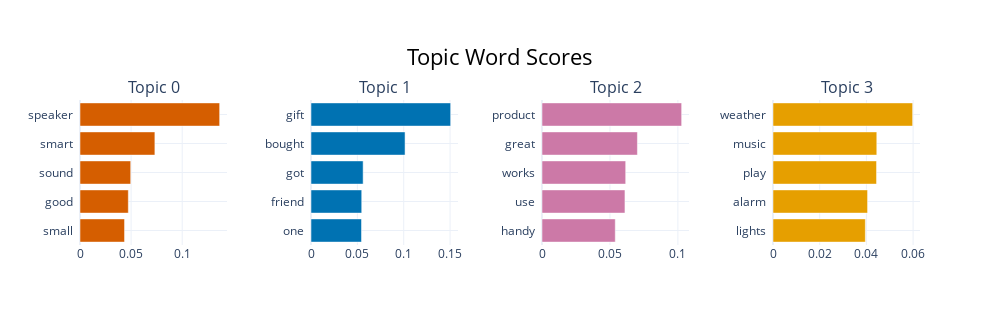

The notebook cell saved with this chart:
### Code cell
goog5_topic_model.visualize_barchart(top_n_topics=4)

### Figure 1 — Plotly figure (JSON) as saved in the notebook; plotly's stock layout.template omitted (floating-point values rounded to 4 significant figures)
{"data": [{"marker": {"color": "#D55E00"}, "orientation": "h", "type": "bar", "x": [0.04358, 0.04727, 0.04961, 0.07327, 0.1366], "xaxis": "x", "y": ["small  ", "good  ", "sound  ", "smart  ", "speaker  "], "yaxis": "y"}, {"marker": {"color": "#0072B2"}, "orientation": "h", "type": "bar", "x": [0.05446, 0.05471, 0.05624, 0.1015, 0.1506], "xaxis": "x2", "y": ["one  ", "friend  ", "got  ", "bought  ", "gift  "], "yaxis": "y2"}, {"marker": {"color": "#CC79A7"}, "orientation": "h", "type": "bar", "x": [0.05393, 0.06105, 0.06159, 0.07022, 0.1028], "xaxis": "x3", "y": ["handy  ", "use  ", "works  ", "great  ", "product  "], "yaxis": "y3"}, {"marker": {"color": "#E69F00"}, "orientation": "h", "type": "bar", "x": [0.03956, 0.04051, 0.04435, 0.04446, 0.05982], "xaxis": "x4", "y": ["lights  ", "alarm  ", "play  ", "music  ", "weather  "], "yaxis": "y4"}], "layout": {"annotations": [{"font": {"size": 16}, "showarrow": false, "text": "Topic 0", "x": 0.0875, "xanchor": "center", "xref": "paper", "y": 1, "yanchor": "bottom", "yref": "paper"}, {"font": {"size": 16}, "showarrow": false, "text": "Topic 1", "x": 0.3625, "xanchor": "center", "xref": "paper", "y": 1, "yanchor": "bottom", "yref": "paper"}, {"font": {"size": 16}, "showarrow": false, "text": "Topic 2", "x": 0.6375, "xanchor": "center", "xref": "paper", "y": 1, "yanchor": "bottom", "yref": "paper"}, {"font": {"size": 16}, "showarrow": false, "text": "Topic 3", "x": 0.9125, "xanchor": "center", "xref": "paper", "y": 1, "yanchor": "bottom", "yref": "paper"}], "height": 325, "hoverlabel": {"bgcolor": "white", "font": {"family": "Rockwell", "size": 16}}, "showlegend": false, "title": {"font": {"color": "Black", "size": 22}, "text": "Topic Word Scores", "x": 0.5, "xanchor": "center", "yanchor": "top"}, "width": 1000, "xaxis": {"anchor": "y", "domain": [0, 0.175], "showgrid": true}, "xaxis2": {"anchor": "y2", "domain": [0.275, 0.45], "showgrid": true}, "xaxis3": {"anchor": "y3", "domain": [0.55, 0.725], "showgrid": true}, "xaxis4": {"anchor": "y4", "domain": [0.825, 1], "showgrid": true}, "yaxis": {"anchor": "x", "domain": [0, 1], "showgrid": true}, "yaxis2": {"anchor": "x2", "domain": [0, 1], "showgrid": true}, "yaxis3": {"anchor": "x3", "domain": [0, 1], "showgrid": true}, "yaxis4": {"anchor": "x4", "domain": [0, 1], "showgrid": true}}}
